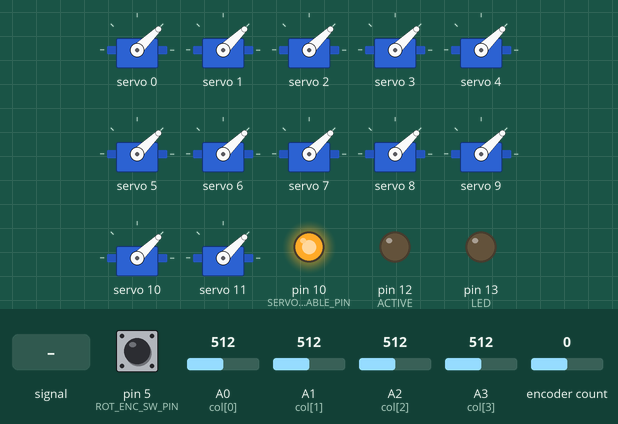
This sketch was run on a simulated Arduino Uno, built with avr-gcc and run on an emulated ATmega328P. Shown: 12 × servo, output pins drawn as LEDs (lit = HIGH). The inputs (shaded band) are chosen by the test bench; at power-on: A0 (col[0]) = 512, pin 5 (ROT_ENC_SW_PIN) HIGH, encoder count 0, A1 (col[1]) = 512, A2 (col[2]) = 512, A3 (col[3]) = 512. Pins used as bus, display or sensor lines are not drawn.

Above: at 2.2 s.
2.3 s: A0 (col[0]) set to 217
3.8 s: A0 (col[0]) set to 184
At 3.95 s:
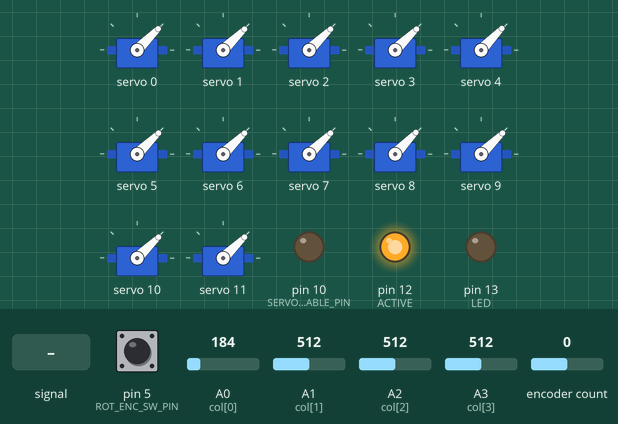
6.8 s: A0 (col[0]) fed a 200 Hz sine of ±81 counts around its level
9.8 s: pin 5 (ROT_ENC_SW_PIN) pulled LOW for 3.2 s
At 10.3 s:
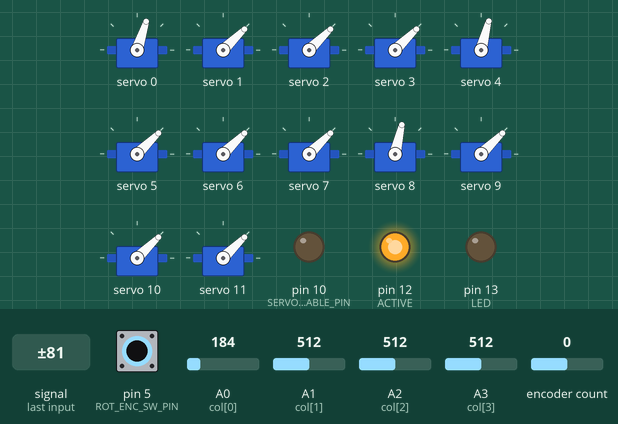
14.5 s: encoder count set to 1
At 15.7 s:
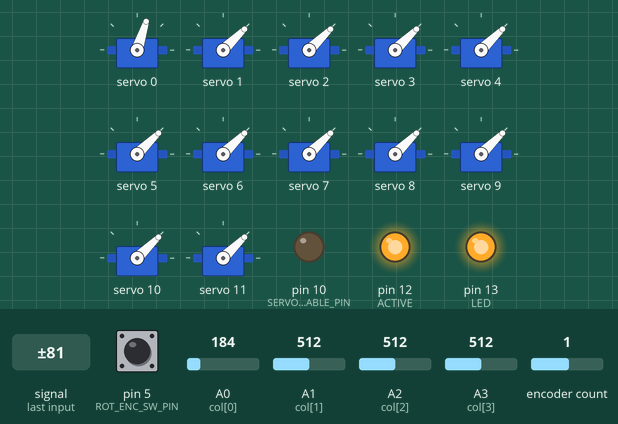
16.0 s: pin 5 (ROT_ENC_SW_PIN) pulled LOW for 0.15 s
At 22.59 s:
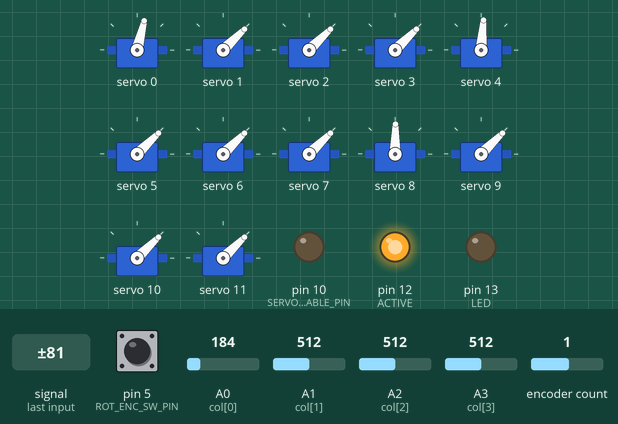
Timing chart, 0 to 29.0 s (numbered marks = the images above; inputs shaded):
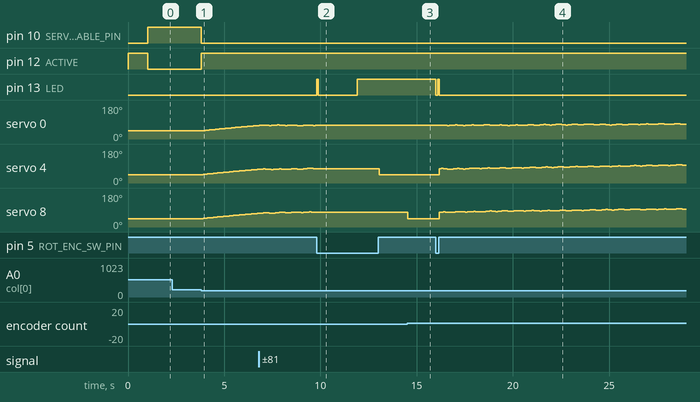

The sketch:

pointControlBasic.ino
```cpp
//pointControlBassic.ino Steve Lomax 2021 not for commercial use. Adafruit acknowledgement below
//please acnowledge author if redistributing or modifing
//storing servo microseconds rather than degrees
//
// up to 16 servos to pwm board
//Rotary enc for point calibrtionon D2&D3 with switch on D4
//i2c on A4 & A5 for 16 servo PWM Adafruit PCA9685  module .

/*
   using a 4x4 matrix of 16 x (on-off)switches. Each switch has a 10K pull-up resistor and a diode
   D6, D7, D8 & D9

   D6 ──────┬───0──────┬───0─────────┬───0───────┬───0
            10k▓    /        10k▓    /           10k ▓    /         10k▓    /
        Diode  ▓   /     Diode  ▓   /        Diode   ▓   /      Diode  ▓   /
      ┌─┤<├─┴─0sw0 ┌─┤<├─┴─0 sw1   ┌──┤<├─┴─0sw2 ┌──┤<├─┴─0 sw3
      │            \   │            \      │             \   │             \
      │             \  │             \     │              \  │              \
      │  0v ──────0──────────0─────────────0───────────0──>
      │                │                   │                 │
   D7───────┬───0───────┬───0───────┬───0───────┬───0
      │     10k▓    /  │     10k▓    /    │    10k▓    /   │     10k▓    /
      │        ▓   /   │        ▓   /     │       ▓   /    │        ▓   /
      ├─|<├──┴─0sw4 ├──|<├─┴─0 sw5  ├──|<├┴─0 sw6  ├──|<├─┴─0 sw7
      │            \    │            \     │            \    │            \
      │             \   │             \    │             \   │             \
      │  0v ──────0───────────0───────────0───────────0──>
      │                 │                  │                 │
   D8───────┬───0───────┬───0───────┬───0───────┬───0
      │     10k▓    /  │     10k▓    /    │    10k▓    /   │     10k▓    /
      │        ▓   /   │        ▓   /     │       ▓   /    │        ▓   /
      ├─|<├──┴─0 sw8├──|<├─┴─0 sw9  ├──|<├┴─0sw10 ├──|<├─┴─0 sw11
      │            \    │            \     │            \   │            \
      │             \   │             \    │             \  │             \
      │  0v ──────0───────────0───────────0───────────0──>
      │                 │                  │                │
      │        ^        │       ^                 ^                  ^
   D9───────┬───0───────┬───0───────┬───0───────┬───0
      │     10k▓    /  │     10k▓    /    │   10k▓    /   │     10k▓    /
      │        ▓   /   │        ▓   /     │      ▓   /    │        ▓   /
      ├─|<├──┴─0sw12├──|<├─┴─0 sw13 ├──|<├┴─0sw14 ├──|<├─┴─0 sw15
      │            \    │            \     │            \   │            \
      │             \   │             \    │             \  │             \
      │  0v ──────0───────────0───────────0───────────0──>
      │                 │                  │                │
      A0                A1                  A2                A3

      0  1  2  3
      4  5  6  7
      8  9  10 11
      12 13 14 15


      prototype used DPDT switches with LED to indicate control was
      switched to serial RS-485 input from PC
   Parts
   Arduino uno,nano etc &  breakout board
   PCA9685  PWM (servo driver) module
   up to 16 x SPST
   up to 16 x servos
   2 x 2k resistor
   16 x 10K resistor
   4 x 100K reststor
   2 x 200R resistor
   16 x 1N2007 diode or similar
   5V DC 1A PSU for electronics
   5V DC 2A PSU for servos
   servo mounting hardware
   servo knob (alomst essential)
   switch panel for mounting hardware
   module mounting hardware
   rotary encoder module
   2 LEDs
   connecting wire
   reset button
    power jack socket


    Arduino PIN connections

    3 => Encoder DT
    4 => Encoder CLK (reverse 3&4 if operation is backward)
    5 => Encoder push switch (to GND)
    6 => switch matrix row 0 (sw0-3 point closed)
    7 => switch matrix row 1 (sw4-7 point closed)
    8 => switch matrix row 2 (sw8-11 point closed)
    9 => switch matrix row 3 (sw12-15 point closed)
    10 => PCA9685 OE(ENABLE)
    11 => NOT USED
    12 => LED (PCA9685 ACTIVE - POINTS MOVING) via 200R resistor
    13 => LED (CALIBRATING - ENCODER ACTIVE) via 200R resistor
    A0 => switch matrix COL 0 (sw 0,4,8,12) + 100K pullup resistor
    A1 => switch matrix COL 1 (sw 1,5,9,13) + 100K pullup resistor
    A2 => switch matrix COL 2 (sw 2,6,10,14) + 100K pullup resistor
    A3 => switch matrix COL 3 (sw 3,7,11,15) + 100K pullup resistor
    A4 => PCA9685 SDA + 2K pullup resistor
    A5 => PCA9685 SCL + 2K pullup resistor
    A6 => NOT USED
    A7 => NOT USED
    RST => RESET PUSH SWITCH TO GROUND
    GND => COMMON GROUND ALL SUPPLIES ALL MODULES
    VCC => 5V REG INPUT, to encoder VCC, PCA9685 VCC
    RAW/IN =>ALTERNATIVE 6-12V INPUT

    note
    the sketch and hardware counts switches, channels and servos starting at 0
    (e.g. 16 switches numbered 0 to 15) the 1st channel is channel 0

   Operation and features :
 * *points (turnouts) can be thrown/closed manually
   The red light will extinguish after each power-up or reset when points have moved to
      current switch positions
 * *point movement may be interrupted by switching the swtch at ant time
 * *switching a switch to the closed position will move the respective point to the
       internally stored closed position for that point
   switching a switch to the thrown position will move the respective point to the
      internally stored thrown position for that point
 * *The internally stored thrown and closed positions can be adjusted in real time without reprogramming


   CALIBRATING POINT POSITIONS
   to enter calibration, press and hold dowm the encoder button for around 2 seconds until the
      calibration LED lights steady.
   The LED will briefly flash to signify the initial press and then stay lit if calibration mode is successful.
   The last switch moved (which may be changed by JMRI) will be the point currently being calibrated
   Moving the encoder will change the current point position of the last switch moved for that switch position (thrown or closed)
   Changing a switch (manually or by JMRI) will make that point the current point under calibration.
   Previously recalibrated point positions will be temporarly stored for the remainder of the calibration mode.
   It is possible to set a closed point position to a thrown switch position and vice-versa.
      (useful if the mainline is on a thrown point)
   One, many or all points may be calibrated and adjusted any number of times in one calibrating session.
   There are 2 ways to exit from calibration mode:
    1) a long encoder press will store all new positions to internal memory and exit calibration all previous positions will be permanently overwritten
    2) a short press will keep the new positions only until the device is reset or restarted. The previously stored positions will then be loaded and the new positions deleted
   point moving speed is maximum when calibrating.


NOTE The servo enable feature of the PCA9865 was found to sometimes cause servos to jitter when disabled.
This is subject to local environment inteference. If it becaomes an issue then disconnect the pin from the PWM module.

*/

#include <Encoder.h>

#include <Wire.h>
#include <Adafruit_PWMServoDriver.h>
#include <EEPROM.h>


#define SERVO_ENABLE_PIN 10// connect to module en
const bool DEBUG_SERIAL = 0;
bool DEBUG = 0;
Encoder encoder(3, 4);


Adafruit_PWMServoDriver servo = Adafruit_PWMServoDriver();

int row[] = {6, 7, 8, 9};
int col[] = {A0, A1, A2, A3};
const int ACTIVE = 12;
const int LED = 13;
int i;
const int ROT_ENC_SW_PIN = 5;//rotary encoder switch  for calibrating
int pointVal[16][3];// turnout [Number 0-16] [0=servo value for the Closed position, 1=servo val for Thrown, 2=Current value]
int incomingStatus[32];// will be 0 or 1 unless corrupt
const int TOP_PULSE_LEN = 2400;
const int BOTTOM_PULSE_LEN = 600;
bool mimicSwitch[16];// 0 = switch closed, 1 = switch thrown,
unsigned int newSwitchStatus = -999;// initialise a dummy value
unsigned int oldSwitchStatus;
int lastPointMoved;
bool moving;
int increment = 10;// the distance the point blades will move each program loop
unsigned long moveDelay = 10000;
boolean cal;
bool pointChanged;
bool lastPointPos;
unsigned long moveTimeout;
unsigned long disableTimeout;
unsigned long disableDelay = 1500;// delay before servos are disabled after moving
int newEncPosition;
int oldEncPosition;
bool advPush = false;
unsigned long push;
bool refresh;

unsigned long flashTimeout;
bool flash;


// ===============================MEMORY WRITE=============================
// each EEPROM memory address can store a byte (8 bits. An integer is 2 Bytes so 2 addresses are needed
void memoryWrite(byte addr, int data) {
  EEPROM.write(addr, data >> 8);//high address
  EEPROM.write(addr + 100, (data & 0xFF));//low address is 100 above the high address

  delay(20);
}

// ===============================MEMORY READ=============================
int memoryRead(byte addr) {
  int  rdata = 0xFF;
  rdata = EEPROM.read(addr);
  rdata = (rdata << 8) + (EEPROM.read(addr + 100) & 0xFF);
  return rdata;
}


//============== calibrate ==============
void calibrate() {
  if (cal) {

    if (pointChanged) {
      pointChanged = false;// drop changed flag
      encoder.write(pointVal[lastPointMoved][lastPointPos]);// set encoder to value of pos of last mimicSw moved

    }
    newEncPosition = encoder.read();
    if (newEncPosition > TOP_PULSE_LEN) { //cap over range and reset encoder
      newEncPosition = TOP_PULSE_LEN;
      encoder.write(newEncPosition);
    }
    if (newEncPosition < BOTTOM_PULSE_LEN) { //cap under range and reset encoder
      newEncPosition = BOTTOM_PULSE_LEN;
      encoder.write(newEncPosition);
    }

    if (newEncPosition != oldEncPosition) { // update encoder position
      oldEncPosition = newEncPosition;
      pointVal[lastPointMoved][lastPointPos] = newEncPosition;// store new pos for switch & position to array
      if (DEBUG) {
        Serial.print("Point ");
        Serial.print(lastPointMoved);
        Serial.print(" position ");
        Serial.print(lastPointPos);
        Serial.print(" EncPosition ");
        Serial.println(newEncPosition);
      }
      servo.writeMicroseconds(lastPointMoved, newEncPosition);
    }
    //test for exit calibration routine
    if ( digitalRead(ROT_ENC_SW_PIN) == LOW) {
      digitalWrite(LED, LOW);//flash led
      delay(100);
      digitalWrite(LED, HIGH);
      unsigned long calPressTime = millis();//start timer for enc button press
      while (digitalRead(ROT_ENC_SW_PIN) == LOW) {//while button is held in
        if (calPressTime + 2000 < millis()) { // for more tnan 2 seconds
          digitalWrite(LED, LOW);
          for (i = 0; i < 16; i++) {// write all to eeprom
            memoryWrite(i, pointVal[i][0]); // closed value
            memoryWrite(i + 20, pointVal[i][1]); // Thrown value
          }
          while (digitalRead(ROT_ENC_SW_PIN) == LOW) {} //wait for releade button is held in
          delay(30); //debounce
        }
      }
      cal = false;
      delay(30); //debounce
      digitalWrite(LED, LOW);
      digitalWrite(SERVO_ENABLE_PIN, HIGH); //disable servos
      digitalWrite(ACTIVE, LOW);
    }

  } else { //not cal
    if (digitalRead(ROT_ENC_SW_PIN) == LOW) {
      digitalWrite(LED, HIGH);
      delay(100);
      digitalWrite(LED, LOW);
      unsigned long calPressTime = millis();//start timer for enc button press
      while (digitalRead(ROT_ENC_SW_PIN) == LOW) {//while button is held in
        if (calPressTime + 2000 < millis()) { // for more tnan 2 seconds
          digitalWrite(LED, HIGH);
          while (digitalRead(ROT_ENC_SW_PIN) == LOW) {} //while button is held in
          delay(30); //debounce
          cal = true;// start calibrating

          digitalWrite(SERVO_ENABLE_PIN, LOW); //enable servo driver
          digitalWrite(ACTIVE, HIGH);

          if (DEBUG) {
            Serial.print("calibrating ");
            //Serial.print(lastPointMoved);
            //Serial.print(" position ");
            //Serial.println(mimicSwitch[lastPointMoved]);
          }
          encoder.write(pointVal[lastPointMoved][2]);// set encoder to current value of pos of last mimicSw moved
        }
      }
    }
  }
}

//================ GET SWITCHES =========================
void getSwitches() {
  int j;
  int switchNo;
  int switchValue;

  newSwitchStatus = 0;

  for (i = 0; i < 4; i++) {

    digitalWrite(row[i], HIGH);//for each i row high
    for (j = 0; j < 4; j++) {// read each j col
      switchNo = 4 * i + j;//allocating switch Nos to matrix rows & cols

      mimicSwitch[switchNo] = 0;// initialise point for current switch closed
      switchValue = analogRead(col[j]);// get the analog value

      if (switchValue < 200) mimicSwitch[switchNo] = 1; // switch is low so make point thrown

      newSwitchStatus = newSwitchStatus << 1;// this sets a 16 bit integer with each bit representing the position of each point
      newSwitchStatus += mimicSwitch[switchNo];


      if ((newSwitchStatus & 1) != (oldSwitchStatus >> (15 - switchNo) & 1)) {
        lastPointMoved = switchNo;
        lastPointPos = mimicSwitch[switchNo];
        pointChanged = true;


      }
    }
    digitalWrite(row[i], LOW);//return row low
  }


  if (oldSwitchStatus != newSwitchStatus) { // a switch changed. need to move

    digitalWrite(SERVO_ENABLE_PIN, LOW);
    digitalWrite(ACTIVE, HIGH);
    moving = true;
    oldSwitchStatus = newSwitchStatus;

  }
}
//========================MOVEPOINTS===============================
void movePoints() {

  if (disableTimeout > millis())  moving = false;
  for (i = 0; i < 16; i++) {
    int dtg = pointVal[i][2] - pointVal[i][mimicSwitch[i]]; //distance to go = current pos - target

    if (dtg  < 0) { //need to increase
      pointVal[i][2] += increment;
      if (pointVal[i][2] > pointVal[i][mimicSwitch[i]]) { // if new current pos met or moved past final switch value
        pointVal[i][2] = pointVal[i][mimicSwitch[i]];//set new current position to final position
      }
      servo.writeMicroseconds(i, pointVal[i][2] );//move servo
      moving = true;
      disableTimeout = millis() + disableDelay;

    }
    if (dtg  > 0) { //need to decrease

      pointVal[i][2] -= increment;
      if (pointVal[i][2] < pointVal[i][mimicSwitch[i]]) { // if new current pos met or moved past final switch value

        pointVal[i][2] = pointVal[i][mimicSwitch[i]];//set new current position to final position
      }
      servo.writeMicroseconds(i, pointVal[i][2] );//move servo
      moving = true;
      disableTimeout = millis() + disableDelay;

    }
  }
  if (moving) {

    moveTimeout = micros() + moveDelay;// reset moving speed timeout

  } else {
    digitalWrite(SERVO_ENABLE_PIN, HIGH); // no points are moving so turn off points
    digitalWrite(ACTIVE, LOW);

  }


}

void advanced() {
  if (digitalRead(ROT_ENC_SW_PIN) == 0) {
    digitalWrite(LED, LOW);
    delay (3000);
    advPush = false;
    if (DEBUG)  Serial.println (advPush);
    memoryWrite(16, moveDelay);

  } else {
    moveDelay = encoder.read() * 100;
    digitalWrite(LED, HIGH);
    if (DEBUG)   Serial.println (moveDelay);

  }
}
// =============================== SETUP =============================

void setup() {

  servo.begin();
  servo.setPWMFreq(50);
  yield();// wait for pwm to acknowledge it is ready

  pinMode(SERVO_ENABLE_PIN, OUTPUT);
  pinMode(ACTIVE, OUTPUT);
  pinMode(LED, OUTPUT);
  pinMode(LED, OUTPUT);//CAL LED
  pinMode(ROT_ENC_SW_PIN, INPUT_PULLUP);
  for (int k = 0; k < 4; k++) {
    pinMode(row[k], OUTPUT);
    pinMode(col[k], INPUT);
  }
  moveDelay = memoryRead (16);// the speed the points will move
  if (moveDelay > 100000)moveDelay = 100000;
  if (moveDelay < 1000)moveDelay = 1000;
  push = millis() + 2000;

  // ADVANCED MODE most of the anvanced move features have been stripped out of this wersion.
  //NOTE it is NOT POSSIBLE to leave advanced mode without restarting (resetting) the arduino.
  while (digitalRead(ROT_ENC_SW_PIN) == 0) {// while encoder pushed in during powerup or reset
    if (millis() > push) {// if held in for more than 2 seconds
      advPush = true;//
      encoder.write(moveDelay / 100); //load the encoder with the current move delay speed.
      digitalWrite(LED, HIGH);
      if (millis() > push + 2000) DEBUG = 1;// if still held in for another 2 seconds turn debug on.
      advPush = true;
      delay(100);

    }
  }
  if (DEBUG) Serial.begin(115200);
  if (DEBUG)   Serial.println ("PointControlBasic Steve Lomax");

  if (DEBUG)   Serial.println ("getSwitches");
  getSwitches();

  digitalWrite(SERVO_ENABLE_PIN, LOW );
  digitalWrite(ACTIVE, HIGH );
  if (DEBUG)   Serial.println ("move points to switch memory");
  for (int k = 0; k < 16; k++) {
    pointVal[k][0] = memoryRead(k); // servo closed value
    pointVal[k][1] = memoryRead(k + 20); // servo Thrown value
    // setting defaults if data not present or out of range
    if (pointVal[k][0] > TOP_PULSE_LEN || pointVal[k][0] < BOTTOM_PULSE_LEN) pointVal[k][0] = 1000;
    if (pointVal[k][1] > TOP_PULSE_LEN || pointVal[k][1] < BOTTOM_PULSE_LEN) pointVal[k][1] = 2000;
    pointVal[k][2] = pointVal[k][mimicSwitch[k]];// Set val of each point position to val of switch position

    servo.writeMicroseconds(k, pointVal[k][2]);

  }

  delay (1000);
  digitalWrite(SERVO_ENABLE_PIN, HIGH);
  digitalWrite(ACTIVE, LOW);


  if (DEBUG)   {
    Serial.print ("moveDelay= ");
    Serial.println (moveDelay);
  }
  if (DEBUG) Serial.println ("done setup");
}


// =============================== LOOP =============================
// ==================================================================
void loop() {
  getSwitches();
  if (advPush) {
    advanced();
  } else {
    calibrate();
  }
  if (!cal && moving && micros() > moveTimeout) movePoints();


}
```

Measured:
- the behaviour switches between 200 and 199 on A0 (col[0]) (found by bisection; images 0 and 1)
- after the input at 2.3 s, every drawn part: stays the same
- after the input at 3.8 s, pin 10 (SERVO_ENABLE_PIN): HIGH → LOW at once; pin 12 (ACTIVE): LOW → HIGH at once; servo 0: moves from 44° to 71° over 2.8 s, starting after 0.11 s; servo 4, servo 8: moves from 44° to 72° over 2.9 s, starting at once
- after the input at 9.8 s, pin 13 (LED): LOW → HIGH at once, → LOW 0.10 s later, → HIGH 2.0 s later; servo 0: stops changing and stays 72°; servo 8: stops changing and stays 77°
- after the input at 14.5 s, servo 8: 77° → 44° at once
